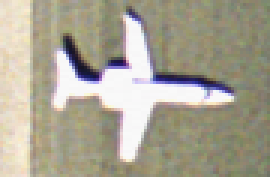
%> input picture featureBasedObjectDetectionExample/plane1.jpg, 90 x 59 px (shown 3 times larger)
$ octave objectdetectionexample.m   (GNU Octave 9; MATLAB toolbox functions it lacks are replaced by stand-ins)
%> lines starting %> are read from the running program, lines starting %| are printed output that depends on the picture
%% Object Detection In A Cluttered Scene Using Point Feature Matching
% This example shows how to detect a particular object in a cluttered scene,
% given a reference image of the object.

%% Overview
% This example presents an algorithm for detecting a specific object based
% on finding point correspondences between the reference and the target
% image. It can detect objects despite a scale change or in-plane
% rotation. It is also robust to small amount of out-of-plane rotation and
% occlusion.
%
% This method of object detection works best for objects that exhibit
% non-repeating texture patterns, which give rise to unique feature matches.
% This technique is not likely to work well for uniformly-colored objects,
% or for objects containing repeating patterns. Note that this algorithm is
% designed for detecting a specific object, for example, the elephant in
% the reference image, rather than any elephant. For detecting objects of a
% particular category, such as people or faces, see |vision.PeopleDetector|
% and |vision.CascadeObjectDetector|.

% Copyright 1993-2012 The MathWorks, Inc.

%% Step 1: Read Images
% Read the reference image containing the object of interest.
%boxImage = imread('stapleRemover.jpg');
boxImage = imread('plane1.jpg');
%> boxImage is the input picture: size 59x90x3 uint8; mean R, G, B 169.3, 164.3, 147.1
boxImage= im2single(boxImage) ;
%> boxImage: size 59x90x3 single
if size(boxImage,3) > 1, boxImage = rgb2gray(boxImage) ; else boxImage= boxImage; end
%> after `boxImage = rgb2gray(boxImage)`:
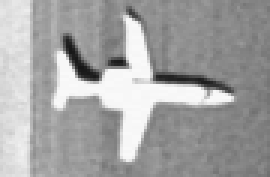
%> boxImage: size 59x90 single (shown 3 times larger); min 0.0902, max 0.976, mean 0.642


figure; imshow(boxImage);
title('Image of a Box');

%%
% Read the target image containing a cluttered scene.
sceneImage = imread('airplane38.tif');
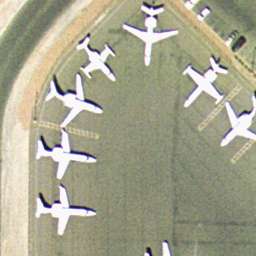
%> input picture featureBasedObjectDetectionExample/airplane38.tif, 256 x 256 px
%> sceneImage is the input picture: size 256x256x3 uint8; mean R, G, B 165.9, 164.3, 141.6
sceneImage= im2single(sceneImage) ;
%> sceneImage: size 256x256x3 single
if size(sceneImage,3) > 1, sceneImage = rgb2gray(sceneImage) ; else sceneImage= sceneImage ; end
%> after `sceneImage = rgb2gray(sceneImage)`:
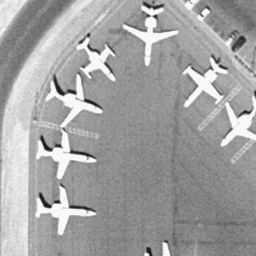
%> sceneImage: size 256x256 single; min 0.0765, max 0.98, mean 0.636
figure; imshow(sceneImage);
title('Image of a Cluttered Scene');

%% Step 2: Detect Feature Points
% Detect feature points in both images.
%> (the run ends here)
